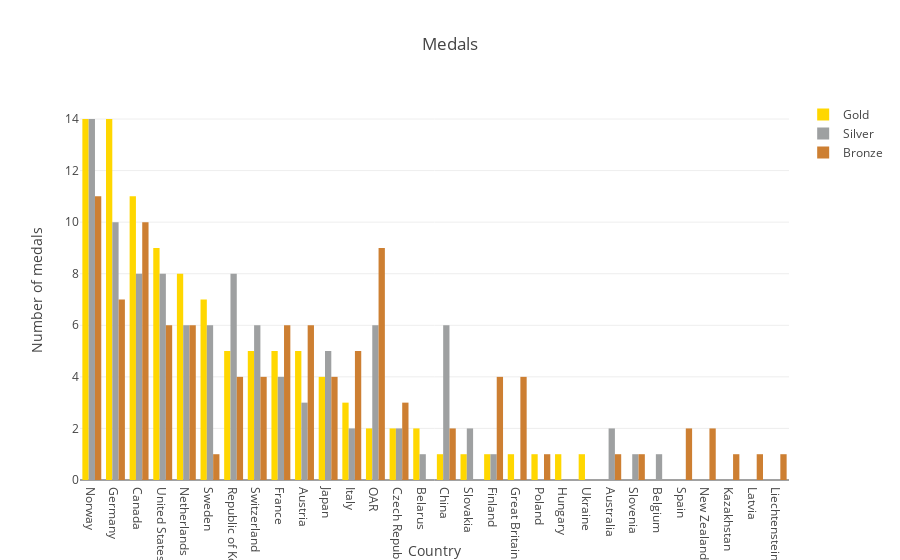

This figure's notebook cell:
### Code cell
#plot a nested bar chart, we need to define three traces corresponding to the different medal categories
trace1= go.Bar(x= df['NOC'], y=df['Gold'], name='Gold', marker=dict(color='#FFD700'))
trace2= go.Bar(x= df['NOC'], y=df['Silver'], name='Silver', marker=dict(color='#9EA0A1'))
trace3= go.Bar(x= df['NOC'], y=df['Bronze'], name='Bronze', marker=dict(color='#CD7F32'))

data = [trace1, trace2, trace3]

layout=go.Layout(title='Medals',
                xaxis=dict(title='Country'),
                yaxis=dict(title= 'Number of medals'))
fig =go.Figure(data =data, layout =layout)

pyo.iplot(fig)

### Figure 1 — Plotly figure (JSON) as saved in the notebook; plotly's stock layout.template omitted (floating-point values rounded to 4 significant figures)
{"data": [{"marker": {"color": "#FFD700"}, "name": "Gold", "type": "bar", "uid": "41a0ce17-f25f-4219-8662-89c1f99d4c88", "x": ["Norway", "Germany", "Canada", "United States", "Netherlands", "Sweden", "Republic of Korea", "Switzerland", "France", "Austria", "Japan", "Italy", "OAR", "Czech Republic", "Belarus", "China", "Slovakia", "Finland", "Great Britain", "Poland", "Hungary", "Ukraine", "Australia", "Slovenia", "Belgium", "Spain", "New Zealand", "Kazakhstan", "Latvia", "Liechtenstein"], "y": [14, 14, 11, 9, 8, 7, 5, 5, 5, 5, 4, 3, 2, 2, 2, 1, 1, 1, 1, 1, 1, 1, 0, 0, 0, 0, 0, 0, 0, 0]}, {"marker": {"color": "#9EA0A1"}, "name": "Silver", "type": "bar", "uid": "6ae342a3-5f1d-4de1-b1d1-8f33af35e931", "x": ["Norway", "Germany", "Canada", "United States", "Netherlands", "Sweden", "Republic of Korea", "Switzerland", "France", "Austria", "Japan", "Italy", "OAR", "Czech Republic", "Belarus", "China", "Slovakia", "Finland", "Great Britain", "Poland", "Hungary", "Ukraine", "Australia", "Slovenia", "Belgium", "Spain", "New Zealand", "Kazakhstan", "Latvia", "Liechtenstein"], "y": [14, 10, 8, 8, 6, 6, 8, 6, 4, 3, 5, 2, 6, 2, 1, 6, 2, 1, 0, 0, 0, 0, 2, 1, 1, 0, 0, 0, 0, 0]}, {"marker": {"color": "#CD7F32"}, "name": "Bronze", "type": "bar", "uid": "92b7df48-9b99-4df5-9442-4ea55af10583", "x": ["Norway", "Germany", "Canada", "United States", "Netherlands", "Sweden", "Republic of Korea", "Switzerland", "France", "Austria", "Japan", "Italy", "OAR", "Czech Republic", "Belarus", "China", "Slovakia", "Finland", "Great Britain", "Poland", "Hungary", "Ukraine", "Australia", "Slovenia", "Belgium", "Spain", "New Zealand", "Kazakhstan", "Latvia", "Liechtenstein"], "y": [11, 7, 10, 6, 6, 1, 4, 4, 6, 6, 4, 5, 9, 3, 0, 2, 0, 4, 4, 1, 0, 0, 1, 1, 0, 2, 2, 1, 1, 1]}], "layout": {"title": {"text": "Medals"}, "xaxis": {"title": {"text": "Country"}}, "yaxis": {"title": {"text": "Number of medals"}}}}
